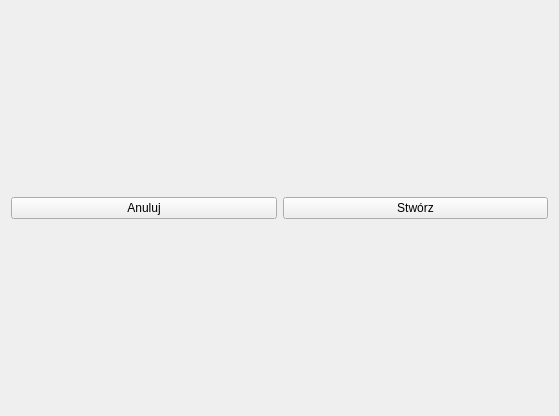
<?xml version="1.0" encoding="UTF-8"?>
<ui version="4.0">
 <class>IndicatorCreationWidget</class>
 <widget class="QWidget" name="IndicatorCreationWidget">
  <property name="geometry">
   <rect>
    <x>0</x>
    <y>0</y>
    <width>559</width>
    <height>416</height>
   </rect>
  </property>
  <property name="windowTitle">
   <string>Form</string>
  </property>
  <layout class="QGridLayout" name="gridLayout_2">
   <item row="2" column="1">
    <widget class="QPushButton" name="pbCreate">
     <property name="text">
      <string>Stwórz</string>
     </property>
    </widget>
   </item>
   <item row="2" column="0">
    <widget class="QPushButton" name="pbCancel">
     <property name="text">
      <string>Anuluj</string>
     </property>
    </widget>
   </item>
   <item row="0" column="0" colspan="2">
    <layout class="QGridLayout" name="gridLayout"/>
   </item>
  </layout>
 </widget>
 <resources/>
 <connections/>
</ui>
